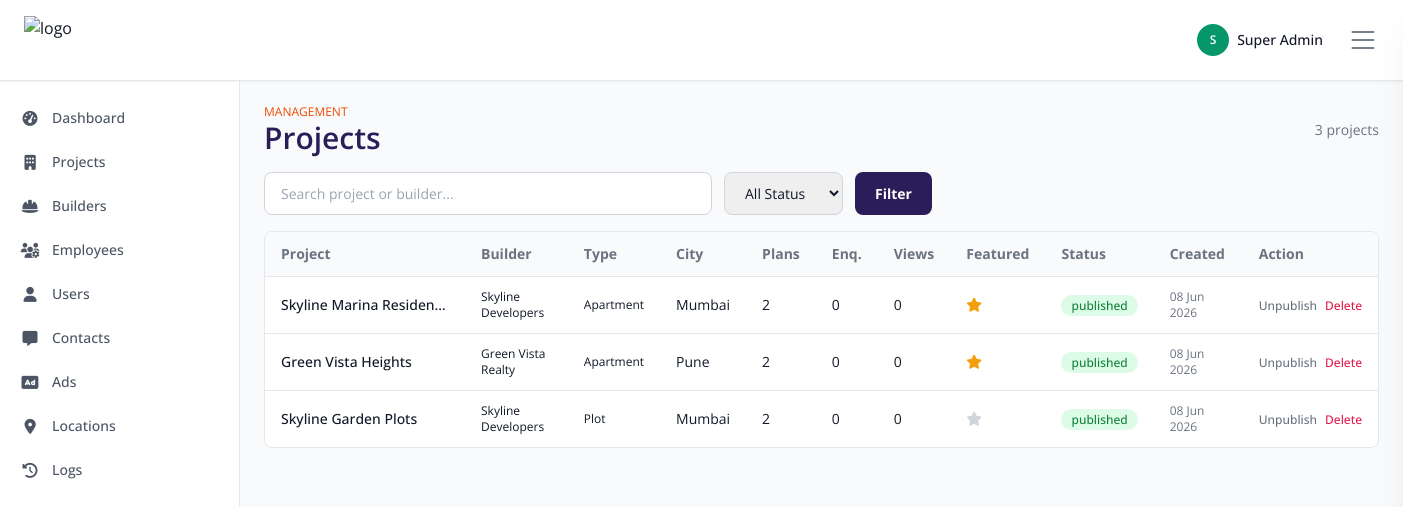
Screenshot of /admin/projects.php (signed in) with the database file from the repository.
### tables this page shows
CREATE TABLE projects (

    id BIGINT UNSIGNED AUTO_INCREMENT PRIMARY KEY,

    uuid CHAR(36) NOT NULL UNIQUE,

    builder_id BIGINT UNSIGNED NOT NULL,

    assigned_manager_id BIGINT UNSIGNED DEFAULT NULL,

    category_id BIGINT UNSIGNED DEFAULT NULL,

    project_type ENUM(
        'Apartment',
        'Plot',
        'Villa',
        'Commercial'
    ) NOT NULL,

    project_name VARCHAR(255) NOT NULL,

    slug VARCHAR(255) NOT NULL UNIQUE,

    project_code VARCHAR(100) DEFAULT NULL,

    rera_number VARCHAR(100) DEFAULT NULL,

    city VARCHAR(100) NOT NULL,

    state VARCHAR(100) NOT NULL,

    locality VARCHAR(150) DEFAULT NULL,

    address TEXT DEFAULT NULL,

    latitude DECIMAL(10,8) DEFAULT NULL,

    longitude DECIMAL(11,8) DEFAULT NULL,

    overview LONGTEXT DEFAULT NULL,

    location_details LONGTEXT DEFAULT NULL,

    pros LONGTEXT DEFAULT NULL,

    cons LONGTEXT DEFAULT NULL,

    legal_details LONGTEXT DEFAULT NULL,

    litigation_details LONGTEXT DEFAULT NULL,

    bank_details LONGTEXT DEFAULT NULL,

    payment_scheme LONGTEXT DEFAULT NULL,

    brochure_file VARCHAR(255) DEFAULT NULL,

    thumbnail_image VARCHAR(255) DEFAULT NULL,

    featured_image VARCHAR(255) DEFAULT NULL,

    youtube_video_link TEXT DEFAULT NULL,

    total_towers INT DEFAULT 0,

    total_units INT DEFAULT 0,

    total_floors INT DEFAULT 0,

    total_area VARCHAR(100) DEFAULT NULL,

    possession_date DATE DEFAULT NULL,

    launch_date DATE DEFAULT NULL,

    meta_title VARCHAR(255) DEFAULT NULL,

    meta_keywords TEXT DEFAULT NULL,

    meta_description TEXT DEFAULT NULL,

    total_views BIGINT DEFAULT 0,

    total_wishlist BIGINT DEFAULT 0,

    total_inquiries BIGINT DEFAULT 0,

    is_featured TINYINT(1) DEFAULT 0,

    is_verified TINYINT(1) DEFAULT 0,

    project_status ENUM(
        'Upcoming',
        'Ongoing',
        'Completed'
    ) DEFAULT 'Upcoming',

    status ENUM(
        'draft',
        'pending',
        'published',
        'rejected'
    ) DEFAULT 'draft',

    created_at TIMESTAMP DEFAULT CURRENT_TIMESTAMP,

    updated_at TIMESTAMP DEFAULT CURRENT_TIMESTAMP
    ON UPDATE CURRENT_TIMESTAMP,

    deleted_at TIMESTAMP NULL DEFAULT NULL,

    FOREIGN KEY (builder_id)
    REFERENCES builders(id)
    ON DELETE CASCADE,

    FOREIGN KEY (assigned_manager_id)
    REFERENCES associate_managers(id)
    ON DELETE SET NULL,

    FOREIGN KEY (category_id)
    REFERENCES project_categories(id)
    ON DELETE SET NULL,

    INDEX idx_project_city(city),
    INDEX idx_project_status(status),
    INDEX idx_project_type(project_type),
    FULLTEXT(project_name, overview)

);

CREATE TABLE builders (

    id BIGINT UNSIGNED AUTO_INCREMENT PRIMARY KEY,

    uuid CHAR(36) NOT NULL UNIQUE,

    company_name VARCHAR(255) NOT NULL,

    company_slug VARCHAR(255) NOT NULL UNIQUE,

    builder_name VARCHAR(150) NOT NULL,

    email VARCHAR(150) NOT NULL UNIQUE,

    phone VARCHAR(20) NOT NULL UNIQUE,

    alternate_phone VARCHAR(20) DEFAULT NULL,

    whatsapp_number VARCHAR(20) DEFAULT NULL,

    password VARCHAR(255) NOT NULL,

    company_logo VARCHAR(255) DEFAULT NULL,

    company_banner VARCHAR(255) DEFAULT NULL,

    document VARCHAR(255) DEFAULT NULL,

    established_year YEAR DEFAULT NULL,

    rera_number VARCHAR(100) DEFAULT NULL,

    gst_number VARCHAR(100) DEFAULT NULL,

    website VARCHAR(255) DEFAULT NULL,

    company_description LONGTEXT DEFAULT NULL,

    address TEXT DEFAULT NULL,

    city VARCHAR(100) DEFAULT NULL,

    state VARCHAR(100) DEFAULT NULL,

    country VARCHAR(100) DEFAULT 'India',

    pincode VARCHAR(20) DEFAULT NULL,

    latitude DECIMAL(10,8) DEFAULT NULL,

    longitude DECIMAL(11,8) DEFAULT NULL,

    auth_token TEXT DEFAULT NULL,

    remember_token VARCHAR(255) DEFAULT NULL,

    reset_token VARCHAR(255) DEFAULT NULL,

    reset_token_expiry DATETIME DEFAULT NULL,

    last_login_at DATETIME DEFAULT NULL,

    last_login_ip VARCHAR(100) DEFAULT NULL,

    email_verified_at TIMESTAMP NULL DEFAULT NULL,

    is_verified TINYINT(1) DEFAULT 0,

    total_projects INT DEFAULT 0,

    total_leads INT DEFAULT 0,

    total_visits INT DEFAULT 0,

    status ENUM(
        'pending',
        'active',
        'inactive',
        'blocked'
    ) DEFAULT 'pending',

    created_by_employee BIGINT UNSIGNED DEFAULT NULL,

    approved_by_admin BIGINT UNSIGNED DEFAULT NULL,

    approved_at DATETIME DEFAULT NULL,

    created_at TIMESTAMP DEFAULT CURRENT_TIMESTAMP,

    updated_at TIMESTAMP DEFAULT CURRENT_TIMESTAMP
    ON UPDATE CURRENT_TIMESTAMP,

    deleted_at TIMESTAMP NULL DEFAULT NULL,

    FOREIGN KEY (created_by_employee)
    REFERENCES employees(id)
    ON DELETE SET NULL,

    FOREIGN KEY (approved_by_admin)
    REFERENCES admins(id)
    ON DELETE SET NULL,

    INDEX idx_builder_company(company_name),
    INDEX idx_builder_established_year(established_year),
    INDEX idx_builder_city(city),
    INDEX idx_builder_status(status)

);

### config/database.php (called while the page is built, shortened)
<?php
function e($string)
{
    return htmlspecialchars(
        $string,
        ENT_QUOTES,
        'UTF-8'
    );
}

### admin/projects.php (the view, shortened to what this page needs)
<?php
require_once __DIR__ . '/../includes/app_helpers.php';
$search = trim($_GET['search'] ?? '');
$where = 'p.deleted_at IS NULL';
$params = [];
$projects = $pdo->prepare("
    SELECT p.*, b.company_name, b.company_slug,
        (SELECT COUNT(*) FROM project_unit_plans WHERE project_id = p.id) AS unit_plans,
        (SELECT COUNT(*) FROM inquiries WHERE project_id = p.id) AS enquiries
    FROM projects p
    INNER JOIN builders b ON b.id = p.builder_id
    WHERE $where
    ORDER BY p.created_at DESC
    LIMIT 100
");
$projects->execute($params);
$projects = $projects->fetchAll();
require_once __DIR__ . '/includes/header.php';
?>
<section class="min-h-screen bg-gray-50 p-6 mt-20">
    <div class="max-w-[1400px] mx-auto">
        <div class="flex items-center justify-between">
            <div>
                <p class="text-xs uppercase text-accent">Management</p>
                <h1 class="text-3xl font-semibold text-primary">Projects</h1>
            </div>
            <p class="text-sm text-gray-500"><?php echo count($projects); ?> projects</p>
        </div>
        <form method="get" class="mt-4 flex gap-3">
            <input type="text" name="search" value="<?php echo e($search); ?>" placeholder="Search project or builder..." class="flex-1 max-w-md rounded-lg border border-gray-300 px-4 py-2.5 text-sm outline-none focus:border-accent">
            <select name="status" class="rounded-lg border border-gray-300 px-4 py-2.5 text-sm outline-none focus:border-accent">
                <option value="">All Status</option>
            </select>
            <button type="submit" class="rounded-lg bg-primary px-5 py-2.5 text-sm font-bold text-white">Filter</button>
        </form>
        <div class="mt-4 rounded-lg border border-gray-200 bg-white overflow-hidden">
            <div class="overflow-x-auto">
                <table class="w-full text-left text-sm">
                    <thead class="bg-gray-50 text-gray-500">
                        <tr>
                            <th class="px-4 py-3">Project</th>
                            <th class="px-4 py-3">Builder</th>
                            <th class="px-4 py-3">Type</th>
                            <th class="px-4 py-3">City</th>
                            <th class="px-4 py-3">Plans</th>
                            <th class="px-4 py-3">Enq.</th>
                            <th class="px-4 py-3">Views</th>
                            <th class="px-4 py-3">Featured</th>
                            <th class="px-4 py-3">Status</th>
                            <th class="px-4 py-3">Created</th>
                            <th class="px-4 py-3">Action</th>
                        </tr>
                    </thead>
                    <tbody>
                        <?php foreach ($projects as $p): ?>
                            <tr class="border-t">
                                <td class="px-4 py-3 font-medium max-w-[200px] truncate">
                                    <a href="<?php echo BASE_URL . 'project/' . e($p['slug']); ?>" target="_blank" class="hover:text-accent">
                                        <?php echo e($p['project_name']); ?>
                                    </a>
                                </td>
                                <td class="px-4 py-3 text-xs"><?php echo e($p['company_name']); ?></td>
                                <td class="px-4 py-3 text-xs"><?php echo e($p['project_type']); ?></td>
                                <td class="px-4 py-3"><?php echo e($p['city']); ?></td>
                                <td class="px-4 py-3"><?php echo (int)$p['unit_plans']; ?></td>
                                <td class="px-4 py-3"><?php echo (int)$p['enquiries']; ?></td>
                                <td class="px-4 py-3"><?php echo (int)$p['total_views']; ?></td>
                                <td class="px-4 py-3">
                                    <form method="post" class="inline">
                                        <button name="action" value="toggle_featured" class="text-sm <?php echo $p['is_featured'] ? 'text-amber-500' : 'text-gray-300'; ?> hover:text-amber-600">
                                            <i class="fa-solid fa-star"></i>
                                        </button>
                                    </form>
                                </td>
                                <td class="px-4 py-3">
                                    <span class="rounded-full px-2.5 py-0.5 text-xs font-medium
                                        <?php echo $p['status'] === 'published' ? 'bg-green-100 text-green-700' : ($p['status'] === 'pending' ? 'bg-amber-100 text-amber-700' : ($p['status'] === 'rejected' ? 'bg-red-100 text-red-600' : 'bg-gray-100 text-gray-500')); ?>">
                                        <?php echo e($p['status']); ?>
                                    </span>
                                </td>
                                <td class="px-4 py-3 text-xs text-gray-500"><?php echo date('d M Y', strtotime($p['created_at'])); ?></td>
                                <td class="px-4 py-3">
                                    <div class="flex gap-2 items-center">
                                        <?php if ($p['status'] === 'pending'): ?>
                                            <form method="post" class="inline">
                                                <input type="hidden" name="id" value="<?php echo (int)$p['id']; ?>">
                                                <input type="hidden" name="status" value="published">
                                                <button name="action" value="update_status" class="text-green-600 hover:underline text-xs font-medium">Approve</button>
                                            </form>
                                            <form method="post" class="inline">
                                                <input type="hidden" name="id" value="<?php echo (int)$p['id']; ?>">
                                                <input type="hidden" name="status" value="rejected">
                                                <button name="action" value="update_status" class="text-red-600 hover:underline text-xs font-medium">Reject</button>
                                            </form>
                                        <?php elseif ($p['status'] === 'published'): ?>
                                            <form method="post" class="inline">
                                                <button name="action" value="update_status" class="text-gray-500 hover:underline text-xs font-medium">Unpublish</button>
                                            </form>
                                        <?php endif; ?>
                                        <form method="post" onsubmit="return confirm('Delete this project?')" class="inline">
                                            <button name="action" value="delete" class="text-rose-600 hover:underline text-xs font-medium">Delete</button>
                                        </form>
                                    </div>
                                </td>
                            </tr>
                        <?php endforeach; ?>
                    </tbody>
                </table>
            </div>
        </div>
    </div>
</section>

### assets/css/style.css (style rules this page uses)
* { scroll-behavior: smooth; }

### rows the page displays
projects: project_name "Skyline Marina Residen…", builder.company_name "Skyline Developers", project_type "Apartment", city "Mumbai", unit_plans "2", enquiries "0", total_views "0", status "published", created_at "08 Jun 2026"
projects: project_name "Green Vista Heights", builder.company_name "Green Vista Realty", project_type "Apartment", city "Pune", unit_plans "2", enquiries "0", total_views "0", status "published", created_at "08 Jun 2026"
projects: project_name "Skyline Garden Plots", builder.company_name "Skyline Developers", project_type "Plot", city "Mumbai", unit_plans "2", enquiries "0", total_views "0", status "published", created_at "08 Jun 2026"

### other values shown
substr($_SESSION['admin_name'] ?? 'A', 0, 1) "S"
$_SESSION['admin_name'] "Super Admin"
$link['label'] "Dashboard"
$link['label'] "Projects"
$link['label'] "Builders"
$link['label'] "Employees"
$link['label'] "Users"
$link['label'] "Contacts"
$link['label'] "Ads"
$link['label'] "Locations"
$link['label'] "Logs"
count($projects) "3"
